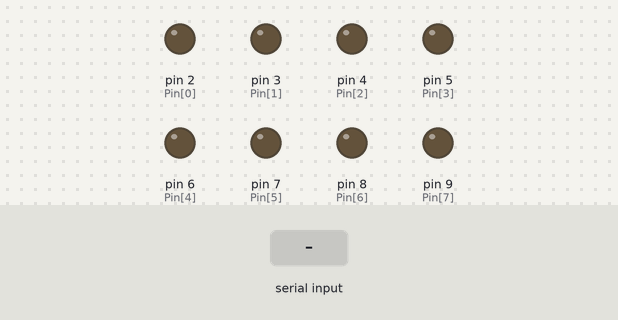
The sketch below on a simulated Arduino Uno, built with avr-gcc and run on an emulated ATmega328P. Shown: output pins drawn as LEDs (lit = HIGH). The inputs (shaded band) are chosen by the test bench.

Above: at 1.2 s.
1.3 s: "90,45\n" received over Serial
At 2.1 s:
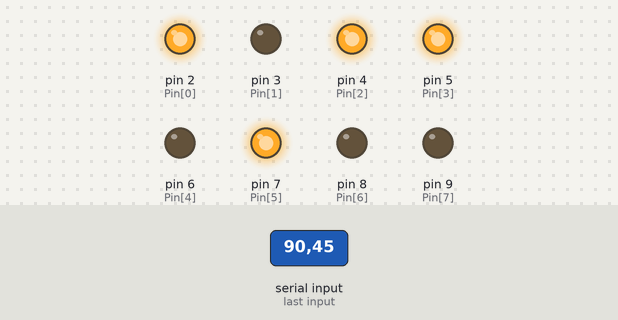
3.8 s: "30,150\n" received over Serial
At 4.4 s:
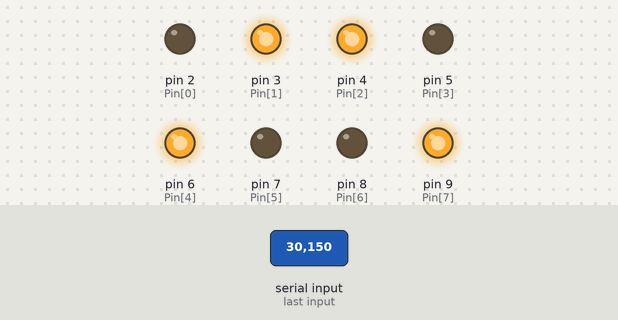
6.3 s: "5\n" received over Serial
At 7.1 s:
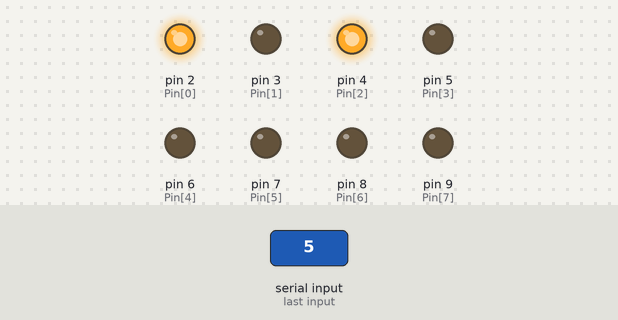
8.8 s: "200\n" received over Serial
At 9.3 s:
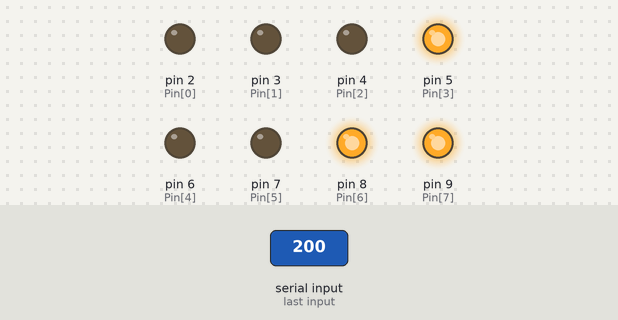
Timing chart, 0 to 11.8 s (numbered marks = the images above; inputs shaded):
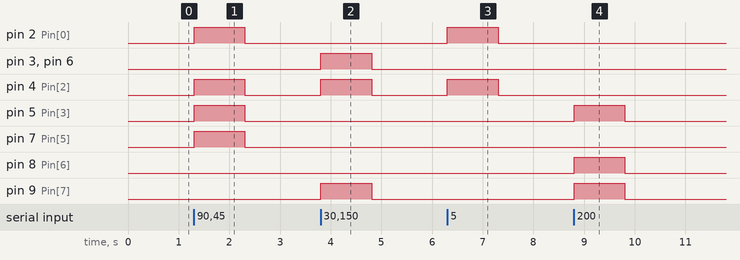

The sketch:

1312_4-2.ino
```cpp
byte Pin[] = {2,3,4,5,6,7,8,9};
byte Pin_num = sizeof(Pin) / sizeof(byte);
int i;
void setup() {
  // put your setup code here, to run once:
  for(int j=0; j<Pin_num; j++)
    pinMode(Pin[j], OUTPUT);
  Serial.begin(9600);
}

void loop() {
  // put your main code here, to run repeatedly:
  i=Serial.parseInt();
  digitalWrite(Pin[0], i%2);
  digitalWrite(Pin[1],(i>>1)%2);
  digitalWrite(Pin[2],(i>>2)%2);
  digitalWrite(Pin[3],(i>>3)%2);
  digitalWrite(Pin[4],(i>>4)%2);
  digitalWrite(Pin[5],(i>>5)%2);
  digitalWrite(Pin[6],(i>>6)%2);
  digitalWrite(Pin[7],(i>>7)%2);
}
```

Measured:
- after the input at 1.3 s, pin 2 (Pin[0]), pin 4 (Pin[2]), pin 5 (Pin[3]), pin 7 (Pin[5]): LOW → HIGH at once, → LOW 1.0 s later
- after the input at 3.8 s, pin 3 (Pin[1]), pin 4 (Pin[2]), pin 6 (Pin[4]), pin 9 (Pin[7]): LOW → HIGH at once, → LOW 1.0 s later
- after the input at 6.3 s, pin 2 (Pin[0]), pin 4 (Pin[2]): LOW → HIGH at once, → LOW 1.0 s later
- after the input at 8.8 s, pin 5 (Pin[3]), pin 8 (Pin[6]), pin 9 (Pin[7]): LOW → HIGH at once, → LOW 1.0 s later
